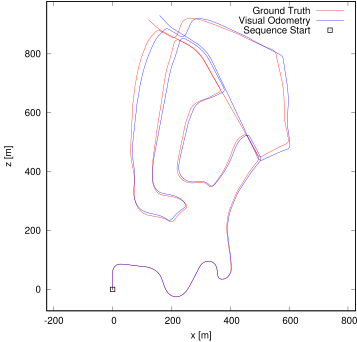

Write the gnuplot code that produced this figure.
set term postscript eps enhanced color
set output "02.eps"
set size ratio -1
set xrange [-224:826]
set yrange [-73:978]
set xlabel "x [m]"
set ylabel "z [m]"
plot "02.txt" using 1:2 lc rgb "#FF0000" title 'Ground Truth' w lines,"02.txt" using 3:4 lc rgb "#0000FF" title 'Visual Odometry' w lines,"< head -1 02.txt" using 1:2 lc rgb "#000000" pt 4 ps 1 lw 2 title 'Sequence Start' w points
